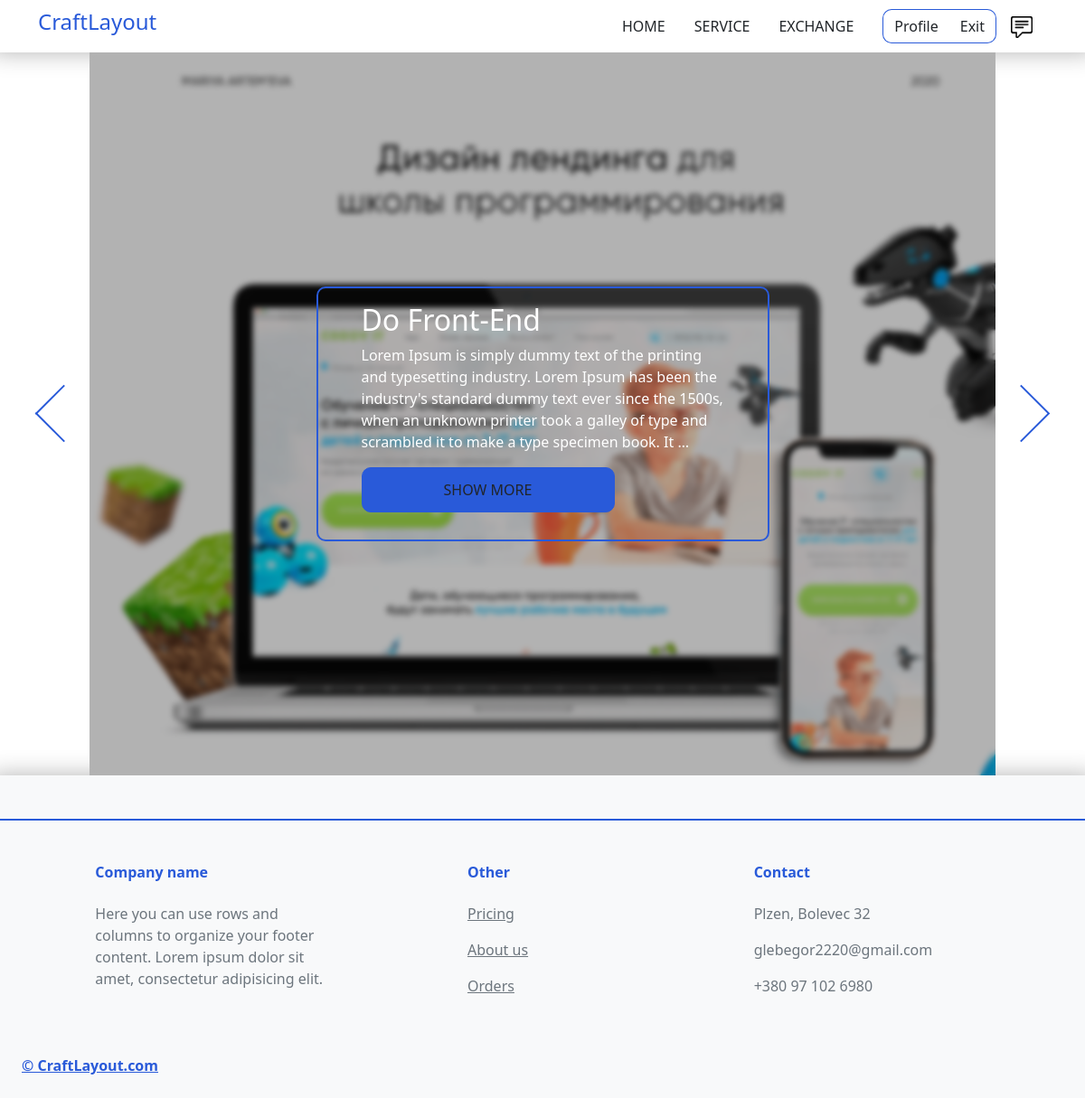
The page /service/ (signed in) on the database its author committed.
### services/models.py (models this page shows, shortened)
class OrderModel(models.Model):
    Title = models.CharField(max_length=255)
    BgImg = models.FileField(default='No_image.png', upload_to='orderimg')
    Text = models.TextField(max_length=2000)
    id = models.AutoField(primary_key=True)

### services/views.py (the view)
# urls.py: path('service/', views.servicePage, name='service'),
def servicePage(request):
    Order = OrderModel.objects.all()
    data ={
        'Order': Order
    }
    return render(request, 'services/service.html', data)

### services/templates/services/service.html (shortened to what this page needs)
{% extends 'services/main-layout.html' %}
{% block content%}
<div class="d-flex">
    <button id="PrevBtn" class="ps-5 TriangleBtn"><div class='TriangleBtnInto TrianglePrevBtn'></div></button>
    <div class="sliderInner">
        <div class="SliderTape">
            {% for elem in Order%}
                <div style="background: url({{ elem.BgImg.url}}) no-repeat;background-size: 100% 100%;background-blend-mode: multiply;
                background-color: rgba(0, 0, 0, 0.3);" class="SliderItem">
                    <div style="backdrop-filter: blur(3px);" class="w-100 h-100">
                        <div class="d-flex justify-content-center align-items-center h-100">
                            <div class='w-50 px-5 pt-3' style='border-radius: 10px;border: 2px solid #295AD9;'>
                                <div class='text-white h2'>{{ elem.Title}}</div>
                                <div class='text-white'>{{ elem.Text|truncatechars:250}}</div>
                                <a href={{ elem.id }}><button class="btn mt-3 flare-button">Show More</button></a>
                            </div>
                        </div>
                    </div>
                </div>
            {% endfor%}
        </div>
    </div>
    <button id="NextBtn" class="pe-5 TriangleBtn"><div class='TriangleBtnInto TriangleNextBtn'></div></button>
</div>
{% endblock%}

### services/static/services/style.css (style rules this page uses)
body { margin: 0; font-family: 'Raleway', sans-serif; }
button { background-color: #fff; border: 1px solid #295AD9!important; border-radius: 10px!important; }
.flare-button { width: 100%; max-width: 280px; height: 50px; display: flex; justify-content: center; align-items: center; padding-top: 2px; margin-bottom: 30px; border: none; border-radius: 3px; font-size: 16px; font-weight: bold; text-align: center; text-transform: uppercase; background-color: #295AD9!important; cursor: pointer; text-decoration: none; position: relative; overflow: hidden; }
.flare-button:after { content: ""; display: block; width: 25px; height: 200px; margin-left: 50px; background: rgba(255, 255, 255, .4) 100%; left: -80px; top: -100px; z-index: 1; transform: rotate(45deg); position: absolute; animation: movingFlare 4s ease-out 1s infinite; }
#PrevBtn { transition: .3s; border-radius: 10px 0 0 10px !important; }
#NextBtn { transition: .3s; border-radius: 0 10px 10px 0!important; }
.TriangleNextBtn { width: 45px; height: 45px; border-top: 2px solid #295AD9; border-right: 2px solid #295AD9; transform: rotate(45deg); }
.TrianglePrevBtn { width: 45px; height: 45px; border-top: 2px solid #295AD9; border-left: 2px solid #295AD9; transform: rotate(-45deg); }
button.TriangleBtn { border: none!important; background-color: rgba(0, 0, 0, 0)!important; }
.sliderInner { overflow:hidden; width: 100%; }
.SliderTape { transition: .3s; display: flex; }
.SliderItem { background-size: 100% 100%; background-blend-mode: multiply; background-color: rgba(0, 0, 0, 1); transform: translateX(0px); min-height: 800px; min-width: 100%; }

### rows shown on the page
OrderModel: BgImg (picture), Title "Do Front-End", Text "Lorem Ipsum is simply dummy text of the printing and typesetting industry. Lorem Ipsum has been the industry's standard dummy text ever since the 1500s, when an unknown printer took a galley of type and scrambled it to make a type specimen book. It …"
